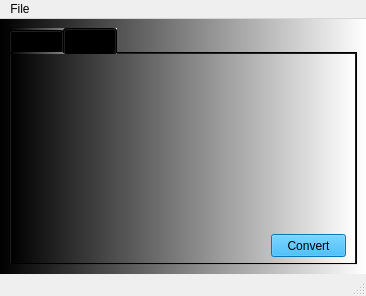
<?xml version="1.0" encoding="UTF-8"?>
<ui version="4.0">
 <class>MainWindow</class>
 <widget class="QMainWindow" name="MainWindow">
  <property name="geometry">
   <rect>
    <x>0</x>
    <y>0</y>
    <width>366</width>
    <height>296</height>
   </rect>
  </property>
  <property name="windowTitle">
   <string>MainWindow</string>
  </property>
  <widget class="QWidget" name="centralwidget">
   <property name="styleSheet">
    <string notr="true">background-color: qlineargradient(spread:pad, x1:0, y1:0, x2:1, y2:0, stop:0 rgba(0, 0, 0, 255), stop:1 rgba(255, 255, 255, 255));</string>
   </property>
   <layout class="QVBoxLayout" name="verticalLayout">
    <item>
     <widget class="QTabWidget" name="tabWidget">
      <property name="currentIndex">
       <number>1</number>
      </property>
      <widget class="QWidget" name="tab">
       <property name="styleSheet">
        <string notr="true">QWidget{
background-color: rgb(0, 0, 255);
}

QPushButton{
background-color: rgb(255, 255, 255);
}

QPushButton#pushButton_set_label{
background-color: rgb(255, 0, 255);
}
</string>
       </property>
       <attribute name="title">
        <string>Tab 1</string>
       </attribute>
       <widget class="QWidget" name="verticalLayoutWidget">
        <property name="geometry">
         <rect>
          <x>0</x>
          <y>0</y>
          <width>341</width>
          <height>201</height>
         </rect>
        </property>
        <layout class="QVBoxLayout" name="verticalLayout_2">
         <item>
          <widget class="QLabel" name="label">
           <property name="font">
            <font>
             <pointsize>18</pointsize>
            </font>
           </property>
           <property name="text">
            <string>TextLabel</string>
           </property>
           <property name="alignment">
            <set>Qt::AlignCenter</set>
           </property>
          </widget>
         </item>
         <item>
          <layout class="QHBoxLayout" name="horizontalLayout">
           <item>
            <widget class="QPushButton" name="pushButton_clear">
             <property name="text">
              <string>Clear label</string>
             </property>
            </widget>
           </item>
           <item>
            <widget class="QPushButton" name="pushButton_set_label">
             <property name="text">
              <string>Set label</string>
             </property>
            </widget>
           </item>
          </layout>
         </item>
        </layout>
       </widget>
      </widget>
      <widget class="QWidget" name="tab_2">
       <property name="autoFillBackground">
        <bool>false</bool>
       </property>
       <attribute name="title">
        <string>Tab 2</string>
       </attribute>
       <widget class="QPushButton" name="pushButton_convert">
        <property name="geometry">
         <rect>
          <x>260</x>
          <y>180</y>
          <width>75</width>
          <height>23</height>
         </rect>
        </property>
        <property name="styleSheet">
         <string notr="true">background-color: rgb(0, 170, 255);</string>
        </property>
        <property name="text">
         <string>Convert</string>
        </property>
       </widget>
      </widget>
     </widget>
    </item>
   </layout>
  </widget>
  <widget class="QMenuBar" name="menubar">
   <property name="geometry">
    <rect>
     <x>0</x>
     <y>0</y>
     <width>366</width>
     <height>21</height>
    </rect>
   </property>
   <widget class="QMenu" name="menuFile">
    <property name="title">
     <string>File</string>
    </property>
    <addaction name="actionNew"/>
    <addaction name="separator"/>
    <addaction name="actionExit"/>
   </widget>
   <addaction name="menuFile"/>
  </widget>
  <widget class="QStatusBar" name="statusbar">
   <property name="statusTip">
    <string>Text displayed</string>
   </property>
  </widget>
  <action name="actionNew">
   <property name="icon">
    <iconset>
     <normaloff>../icons/new_icon.png</normaloff>../icons/new_icon.png</iconset>
   </property>
   <property name="text">
    <string>New</string>
   </property>
   <property name="statusTip">
    <string>New File</string>
   </property>
  </action>
  <action name="actionExit">
   <property name="icon">
    <iconset>
     <normaloff>../icons/exit_icon.png</normaloff>../icons/exit_icon.png</iconset>
   </property>
   <property name="text">
    <string>Exit</string>
   </property>
  </action>
 </widget>
 <resources/>
 <connections/>
 <slots>
  <slot>slot1()</slot>
 </slots>
</ui>
